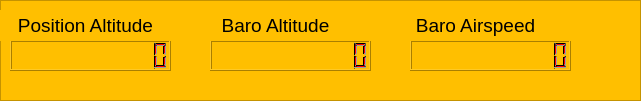
    <widget class="QFrame" name="frame_7">
     <property name="geometry">
      <rect>
       <x>80</x>
       <y>60</y>
       <width>641</width>
       <height>101</height>
      </rect>
     </property>
     <property name="styleSheet">
      <string notr="true">background-color: rgb(255, 191, 0);</string>
     </property>
     <property name="frameShape">
      <enum>QFrame::StyledPanel</enum>
     </property>
     <property name="frameShadow">
      <enum>QFrame::Raised</enum>
     </property>
     <widget class="QLCDNumber" name="position_altitude">
      <property name="geometry">
       <rect>
        <x>10</x>
        <y>40</y>
        <width>161</width>
        <height>31</height>
       </rect>
      </property>
      <property name="palette">
       <palette>
        <active>
         <colorrole role="WindowText">
          <brush brushstyle="SolidPattern">
           <color alpha="255">
            <red>255</red>
            <green>0</green>
            <blue>0</blue>
           </color>
          </brush>
         </colorrole>
         <colorrole role="Button">
          <brush brushstyle="SolidPattern">
           <color alpha="255">
            <red>255</red>
            <green>191</green>
            <blue>0</blue>
           </color>
          </brush>
         </colorrole>
         <colorrole role="Light">
          <brush brushstyle="SolidPattern">
           <color alpha="255">
            <red>0</red>
            <green>0</green>
            <blue>0</blue>
           </color>
          </brush>
         </colorrole>
         <colorrole role="Text">
          <brush brushstyle="SolidPattern">
           <color alpha="255">
            <red>255</red>
            <green>0</green>
            <blue>0</blue>
           </color>
          </brush>
         </colorrole>
         <colorrole role="ButtonText">
          <brush brushstyle="SolidPattern">
           <color alpha="255">
            <red>255</red>
            <green>0</green>
            <blue>0</blue>
           </color>
          </brush>
         </colorrole>
         <colorrole role="Base">
          <brush brushstyle="SolidPattern">
           <color alpha="255">
            <red>255</red>
            <green>191</green>
            <blue>0</blue>
           </color>
          </brush>
         </colorrole>
         <colorrole role="Window">
          <brush brushstyle="SolidPattern">
           <color alpha="255">
            <red>255</red>
            <green>191</green>
            <blue>0</blue>
           </color>
          </brush>
         </colorrole>
        </active>
        <inactive>
         <colorrole role="WindowText">
          <brush brushstyle="SolidPattern">
           <color alpha="255">
            <red>255</red>
            <green>0</green>
            <blue>0</blue>
           </color>
          </brush>
         </colorrole>
         <colorrole role="Button">
          <brush brushstyle="SolidPattern">
           <color alpha="255">
            <red>255</red>
            <green>191</green>
            <blue>0</blue>
           </color>
          </brush>
         </colorrole>
         <colorrole role="Light">
          <brush brushstyle="SolidPattern">
           <color alpha="255">
            <red>0</red>
            <green>0</green>
            <blue>0</blue>
           </color>
          </brush>
         </colorrole>
         <colorrole role="Text">
          <brush brushstyle="SolidPattern">
           <color alpha="255">
            <red>255</red>
            <green>0</green>
            <blue>0</blue>
           </color>
          </brush>
         </colorrole>
         <colorrole role="ButtonText">
          <brush brushstyle="SolidPattern">
           <color alpha="255">
            <red>255</red>
            <green>0</green>
            <blue>0</blue>
           </color>
          </brush>
         </colorrole>
         <colorrole role="Base">
          <brush brushstyle="SolidPattern">
           <color alpha="255">
            <red>255</red>
            <green>191</green>
            <blue>0</blue>
           </color>
          </brush>
         </colorrole>
         <colorrole role="Window">
          <brush brushstyle="SolidPattern">
           <color alpha="255">
            <red>255</red>
            <green>191</green>
            <blue>0</blue>
           </color>
          </brush>
         </colorrole>
        </inactive>
        <disabled>
         <colorrole role="WindowText">
          <brush brushstyle="SolidPattern">
           <color alpha="255">
            <red>255</red>
            <green>0</green>
            <blue>0</blue>
           </color>
          </brush>
         </colorrole>
         <colorrole role="Button">
          <brush brushstyle="SolidPattern">
           <color alpha="255">
            <red>255</red>
            <green>191</green>
            <blue>0</blue>
           </color>
          </brush>
         </colorrole>
         <colorrole role="Light">
          <brush brushstyle="SolidPattern">
           <color alpha="255">
            <red>0</red>
            <green>0</green>
            <blue>0</blue>
           </color>
          </brush>
         </colorrole>
         <colorrole role="Text">
          <brush brushstyle="SolidPattern">
           <color alpha="255">
            <red>255</red>
            <green>0</green>
            <blue>0</blue>
           </color>
          </brush>
         </colorrole>
         <colorrole role="ButtonText">
          <brush brushstyle="SolidPattern">
           <color alpha="255">
            <red>255</red>
            <green>0</green>
            <blue>0</blue>
           </color>
          </brush>
         </colorrole>
         <colorrole role="Base">
          <brush brushstyle="SolidPattern">
           <color alpha="255">
            <red>255</red>
            <green>191</green>
            <blue>0</blue>
           </color>
          </brush>
         </colorrole>
         <colorrole role="Window">
          <brush brushstyle="SolidPattern">
           <color alpha="255">
            <red>255</red>
            <green>191</green>
            <blue>0</blue>
           </color>
          </brush>
         </colorrole>
        </disabled>
       </palette>
      </property>
      <property name="font">
       <font>
        <family>Georgia</family>
        <pointsize>8</pointsize>
        <weight>50</weight>
        <italic>false</italic>
        <bold>false</bold>
       </font>
      </property>
      <property name="layoutDirection">
       <enum>Qt::LeftToRight</enum>
      </property>
      <property name="styleSheet">
       <string notr="true">color: rgb(255, 0, 0);</string>
      </property>
      <property name="digitCount">
       <number>11</number>
      </property>
     </widget>
     <widget class="QLabel" name="label_16">
      <property name="geometry">
       <rect>
        <x>-10</x>
        <y>10</y>
        <width>191</width>
        <height>31</height>
       </rect>
      </property>
      <property name="toolTipDuration">
       <number>-1</number>
      </property>
      <property name="text">
       <string>&lt;html&gt;&lt;head/&gt;&lt;body&gt;&lt;p&gt;&lt;span style=&quot; font-size:14pt;&quot;&gt;Position Altitude&lt;/span&gt;&lt;/p&gt;&lt;/body&gt;&lt;/html&gt;</string>
      </property>
      <property name="alignment">
       <set>Qt::AlignCenter</set>
      </property>
      <property name="wordWrap">
       <bool>true</bool>
      </property>
      <property name="textInteractionFlags">
       <set>Qt::NoTextInteraction</set>
      </property>
     </widget>
     <widget class="QLCDNumber" name="baro_altitude">
      <property name="geometry">
       <rect>
        <x>210</x>
        <y>40</y>
        <width>161</width>
        <height>31</height>
       </rect>
      </property>
      <property name="palette">
       <palette>
        <active>
         <colorrole role="WindowText">
          <brush brushstyle="SolidPattern">
           <color alpha="255">
            <red>255</red>
            <green>0</green>
            <blue>0</blue>
           </color>
          </brush>
         </colorrole>
         <colorrole role="Button">
          <brush brushstyle="SolidPattern">
           <color alpha="255">
            <red>255</red>
            <green>191</green>
            <blue>0</blue>
           </color>
          </brush>
         </colorrole>
         <colorrole role="Light">
          <brush brushstyle="SolidPattern">
           <color alpha="255">
            <red>0</red>
            <green>0</green>
            <blue>0</blue>
           </color>
          </brush>
         </colorrole>
         <colorrole role="Text">
          <brush brushstyle="SolidPattern">
           <color alpha="255">
            <red>255</red>
            <green>0</green>
            <blue>0</blue>
           </color>
          </brush>
         </colorrole>
         <colorrole role="ButtonText">
          <brush brushstyle="SolidPattern">
           <color alpha="255">
            <red>255</red>
            <green>0</green>
            <blue>0</blue>
           </color>
          </brush>
         </colorrole>
         <colorrole role="Base">
          <brush brushstyle="SolidPattern">
           <color alpha="255">
            <red>255</red>
            <green>191</green>
            <blue>0</blue>
           </color>
          </brush>
         </colorrole>
         <colorrole role="Window">
          <brush brushstyle="SolidPattern">
           <color alpha="255">
            <red>255</red>
            <green>191</green>
            <blue>0</blue>
           </color>
          </brush>
         </colorrole>
        </active>
        <inactive>
         <colorrole role="WindowText">
          <brush brushstyle="SolidPattern">
           <color alpha="255">
            <red>255</red>
            <green>0</green>
            <blue>0</blue>
           </color>
          </brush>
         </colorrole>
         <colorrole role="Button">
          <brush brushstyle="SolidPattern">
           <color alpha="255">
            <red>255</red>
            <green>191</green>
            <blue>0</blue>
           </color>
          </brush>
         </colorrole>
         <colorrole role="Light">
          <brush brushstyle="SolidPattern">
           <color alpha="255">
            <red>0</red>
            <green>0</green>
            <blue>0</blue>
           </color>
          </brush>
         </colorrole>
         <colorrole role="Text">
          <brush brushstyle="SolidPattern">
           <color alpha="255">
            <red>255</red>
            <green>0</green>
            <blue>0</blue>
           </color>
          </brush>
         </colorrole>
         <colorrole role="ButtonText">
          <brush brushstyle="SolidPattern">
           <color alpha="255">
            <red>255</red>
            <green>0</green>
            <blue>0</blue>
           </color>
          </brush>
         </colorrole>
         <colorrole role="Base">
          <brush brushstyle="SolidPattern">
           <color alpha="255">
            <red>255</red>
            <green>191</green>
            <blue>0</blue>
           </color>
          </brush>
         </colorrole>
         <colorrole role="Window">
          <brush brushstyle="SolidPattern">
           <color alpha="255">
            <red>255</red>
            <green>191</green>
            <blue>0</blue>
           </color>
          </brush>
         </colorrole>
        </inactive>
        <disabled>
         <colorrole role="WindowText">
          <brush brushstyle="SolidPattern">
           <color alpha="255">
            <red>255</red>
            <green>0</green>
            <blue>0</blue>
           </color>
          </brush>
         </colorrole>
         <colorrole role="Button">
          <brush brushstyle="SolidPattern">
           <color alpha="255">
            <red>255</red>
            <green>191</green>
            <blue>0</blue>
           </color>
          </brush>
         </colorrole>
         <colorrole role="Light">
          <brush brushstyle="SolidPattern">
           <color alpha="255">
            <red>0</red>
            <green>0</green>
            <blue>0</blue>
           </color>
          </brush>
         </colorrole>
         <colorrole role="Text">
          <brush brushstyle="SolidPattern">
           <color alpha="255">
            <red>255</red>
            <green>0</green>
            <blue>0</blue>
           </color>
          </brush>
         </colorrole>
         <colorrole role="ButtonText">
          <brush brushstyle="SolidPattern">
           <color alpha="255">
            <red>255</red>
            <green>0</green>
            <blue>0</blue>
           </color>
          </brush>
         </colorrole>
         <colorrole role="Base">
          <brush brushstyle="SolidPattern">
           <color alpha="255">
            <red>255</red>
            <green>191</green>
            <blue>0</blue>
           </color>
          </brush>
         </colorrole>
         <colorrole role="Window">
          <brush brushstyle="SolidPattern">
           <color alpha="255">
            <red>255</red>
            <green>191</green>
            <blue>0</blue>
           </color>
          </brush>
         </colorrole>
        </disabled>
       </palette>
      </property>
      <property name="font">
       <font>
        <family>Georgia</family>
        <pointsize>8</pointsize>
        <weight>50</weight>
        <italic>false</italic>
        <bold>false</bold>
       </font>
      </property>
      <property name="layoutDirection">
       <enum>Qt::LeftToRight</enum>
      </property>
      <property name="styleSheet">
       <string notr="true">color: rgb(255, 0, 0);</string>
      </property>
      <property name="digitCount">
       <number>11</number>
      </property>
     </widget>
     <widget class="QLabel" name="label_17">
      <property name="geometry">
       <rect>
        <x>180</x>
        <y>10</y>
        <width>191</width>
        <height>31</height>
       </rect>
      </property>
      <property name="toolTipDuration">
       <number>-1</number>
      </property>
      <property name="text">
       <string>&lt;html&gt;&lt;head/&gt;&lt;body&gt;&lt;p&gt;&lt;span style=&quot; font-size:14pt;&quot;&gt;Baro Altitude&lt;/span&gt;&lt;/p&gt;&lt;/body&gt;&lt;/html&gt;</string>
      </property>
      <property name="alignment">
       <set>Qt::AlignCenter</set>
      </property>
      <property name="textInteractionFlags">
       <set>Qt::NoTextInteraction</set>
      </property>
     </widget>
     <widget class="QLCDNumber" name="baro_airspeed">
      <property name="geometry">
       <rect>
        <x>410</x>
        <y>40</y>
        <width>161</width>
        <height>31</height>
       </rect>
      </property>
      <property name="palette">
       <palette>
        <active>
         <colorrole role="WindowText">
          <brush brushstyle="SolidPattern">
           <color alpha="255">
            <red>255</red>
            <green>0</green>
            <blue>0</blue>
           </color>
          </brush>
         </colorrole>
         <colorrole role="Button">
          <brush brushstyle="SolidPattern">
           <color alpha="255">
            <red>255</red>
            <green>191</green>
            <blue>0</blue>
           </color>
          </brush>
         </colorrole>
         <colorrole role="Light">
          <brush brushstyle="SolidPattern">
           <color alpha="255">
            <red>0</red>
            <green>0</green>
            <blue>0</blue>
           </color>
          </brush>
         </colorrole>
         <colorrole role="Text">
          <brush brushstyle="SolidPattern">
           <color alpha="255">
            <red>255</red>
            <green>0</green>
            <blue>0</blue>
           </color>
          </brush>
         </colorrole>
         <colorrole role="ButtonText">
          <brush brushstyle="SolidPattern">
           <color alpha="255">
            <red>255</red>
            <green>0</green>
            <blue>0</blue>
           </color>
          </brush>
         </colorrole>
         <colorrole role="Base">
          <brush brushstyle="SolidPattern">
           <color alpha="255">
            <red>255</red>
            <green>191</green>
            <blue>0</blue>
           </color>
          </brush>
         </colorrole>
         <colorrole role="Window">
          <brush brushstyle="SolidPattern">
           <color alpha="255">
            <red>255</red>
            <green>191</green>
            <blue>0</blue>
           </color>
          </brush>
         </colorrole>
        </active>
        <inactive>
         <colorrole role="WindowText">
          <brush brushstyle="SolidPattern">
           <color alpha="255">
            <red>255</red>
            <green>0</green>
            <blue>0</blue>
           </color>
          </brush>
         </colorrole>
         <colorrole role="Button">
          <brush brushstyle="SolidPattern">
           <color alpha="255">
            <red>255</red>
            <green>191</green>
            <blue>0</blue>
           </color>
          </brush>
         </colorrole>
         <colorrole role="Light">
          <brush brushstyle="SolidPattern">
           <color alpha="255">
            <red>0</red>
            <green>0</green>
            <blue>0</blue>
           </color>
          </brush>
         </colorrole>
         <colorrole role="Text">
          <brush brushstyle="SolidPattern">
           <color alpha="255">
            <red>255</red>
            <green>0</green>
            <blue>0</blue>
           </color>
          </brush>
         </colorrole>
         <colorrole role="ButtonText">
          <brush brushstyle="SolidPattern">
           <color alpha="255">
            <red>255</red>
            <green>0</green>
            <blue>0</blue>
           </color>
          </brush>
         </colorrole>
         <colorrole role="Base">
          <brush brushstyle="SolidPattern">
           <color alpha="255">
            <red>255</red>
            <green>191</green>
            <blue>0</blue>
           </color>
          </brush>
         </colorrole>
         <colorrole role="Window">
          <brush brushstyle="SolidPattern">
           <color alpha="255">
            <red>255</red>
            <green>191</green>
            <blue>0</blue>
           </color>
          </brush>
         </colorrole>
        </inactive>
        <disabled>
         <colorrole role="WindowText">
          <brush brushstyle="SolidPattern">
           <color alpha="255">
            <red>255</red>
            <green>0</green>
            <blue>0</blue>
           </color>
          </brush>
         </colorrole>
         <colorrole role="Button">
          <brush brushstyle="SolidPattern">
           <color alpha="255">
            <red>255</red>
            <green>191</green>
            <blue>0</blue>
           </color>
          </brush>
         </colorrole>
         <colorrole role="Light">
          <brush brushstyle="SolidPattern">
           <color alpha="255">
            <red>0</red>
            <green>0</green>
            <blue>0</blue>
           </color>
          </brush>
         </colorrole>
         <colorrole role="Text">
          <brush brushstyle="SolidPattern">
           <color alpha="255">
            <red>255</red>
            <green>0</green>
            <blue>0</blue>
           </color>
          </brush>
         </colorrole>
         <colorrole role="ButtonText">
          <brush brushstyle="SolidPattern">
           <color alpha="255">
            <red>255</red>
            <green>0</green>
            <blue>0</blue>
           </color>
          </brush>
         </colorrole>
         <colorrole role="Base">
          <brush brushstyle="SolidPattern">
           <color alpha="255">
            <red>255</red>
            <green>191</green>
            <blue>0</blue>
           </color>
          </brush>
         </colorrole>
         <colorrole role="Window">
          <brush brushstyle="SolidPattern">
           <color alpha="255">
            <red>255</red>
            <green>191</green>
            <blue>0</blue>
           </color>
          </brush>
         </colorrole>
        </disabled>
       </palette>
      </property>
      <property name="font">
       <font>
        <family>Georgia</family>
        <pointsize>8</pointsize>
        <weight>50</weight>
        <italic>false</italic>
        <bold>false</bold>
       </font>
      </property>
      <property name="layoutDirection">
       <enum>Qt::LeftToRight</enum>
      </property>
      <property name="styleSheet">
       <string notr="true">color: rgb(255, 0, 0);</string>
      </property>
      <property name="digitCount">
       <number>11</number>
      </property>
     </widget>
     <widget class="QLabel" name="label_18">
      <property name="geometry">
       <rect>
        <x>380</x>
        <y>10</y>
        <width>191</width>
        <height>31</height>
       </rect>
      </property>
      <property name="toolTipDuration">
       <number>-1</number>
      </property>
      <property name="text">
       <string>&lt;html&gt;&lt;head/&gt;&lt;body&gt;&lt;p&gt;&lt;span style=&quot; font-size:14pt;&quot;&gt;Baro Airspeed&lt;/span&gt;&lt;/p&gt;&lt;/body&gt;&lt;/html&gt;</string>
      </property>
      <property name="alignment">
       <set>Qt::AlignCenter</set>
      </property>
      <property name="wordWrap">
       <bool>true</bool>
      </property>
      <property name="textInteractionFlags">
       <set>Qt::NoTextInteraction</set>
      </property>
     </widget>
    </widget>
